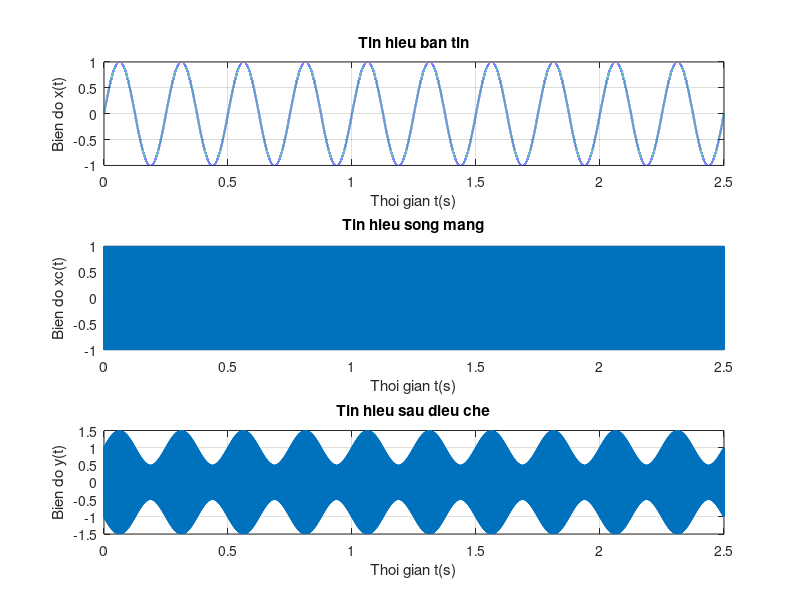

Source code (MATLAB):
clc; clear;

% Cau hinh tham so
fs = 100000;
ts = 1 / fs;
F = 4;
T = 1 / F;
t = 0:ts:10*T -ts;

% Tin hieu ban tin
x = sin(8*pi*t);

% a. Dieu che
Ac = 1;
fc = 1200;
phic = pi / 2;
m = 0.5;

% Tin hieu song mang
xc = Ac*cos(2*pi*fc*t + phic);

% Chuan hoa bien bo
x_norm = x / max(abs(x));

% Dieu che
y = (1 + m*x_norm) .* xc;

% b. Ve tin hieu
so_mau_ve = round(10*T*fs);

figure;
subplot(3, 1, 1);
plot(t(1:so_mau_ve), x(1:so_mau_ve), 'LineWidth', 1.5);
grid on;
xlabel('Thoi gian t(s)');
ylabel('Bien do x(t)');
title('Tin hieu ban tin');

subplot(3, 1, 2);
plot(t(1:so_mau_ve), xc(1:so_mau_ve), 'LineWidth', 1.5);
grid on;
xlabel('Thoi gian t(s)');
ylabel('Bien do xc(t)');
title('Tin hieu song mang');

subplot(3, 1, 3);
plot(t(1:so_mau_ve), y(1:so_mau_ve), 'LineWidth', 1.5);
grid on;
xlabel('Thoi gian t(s)');
ylabel('Bien do y(t)');
title('Tin hieu sau dieu che');
